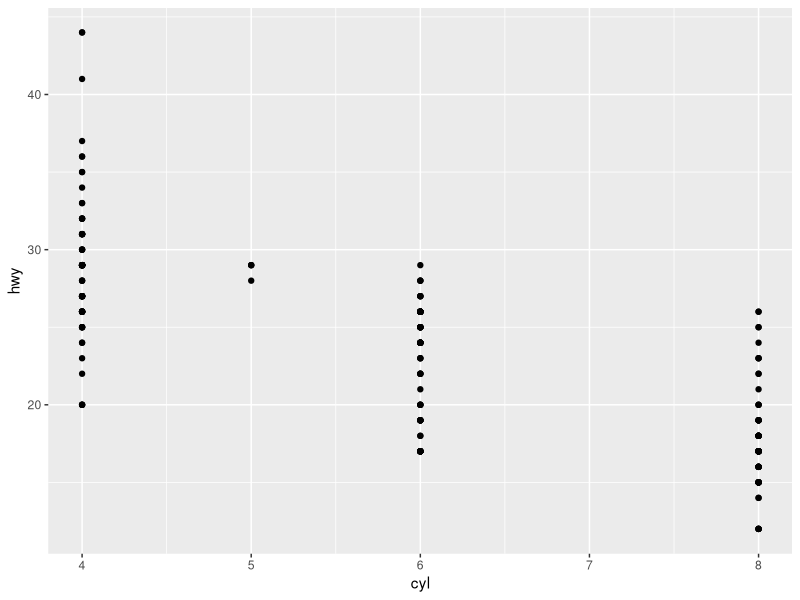
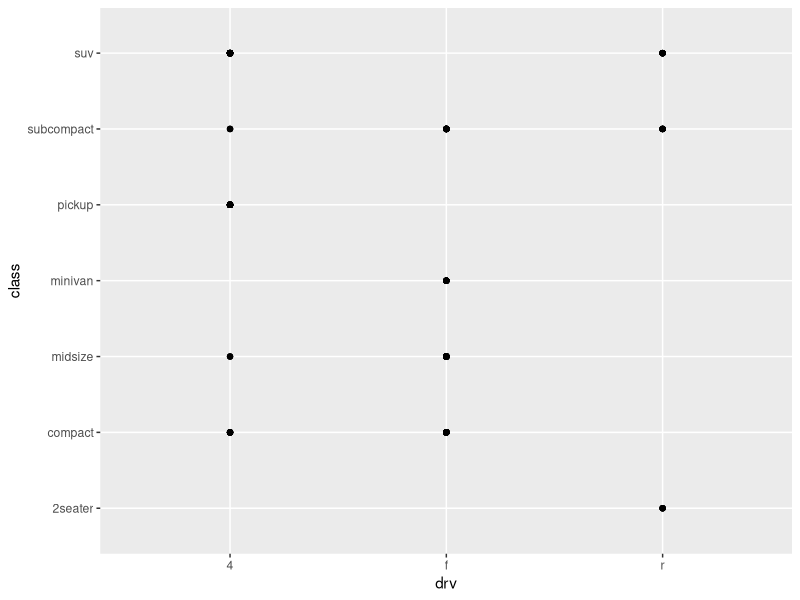
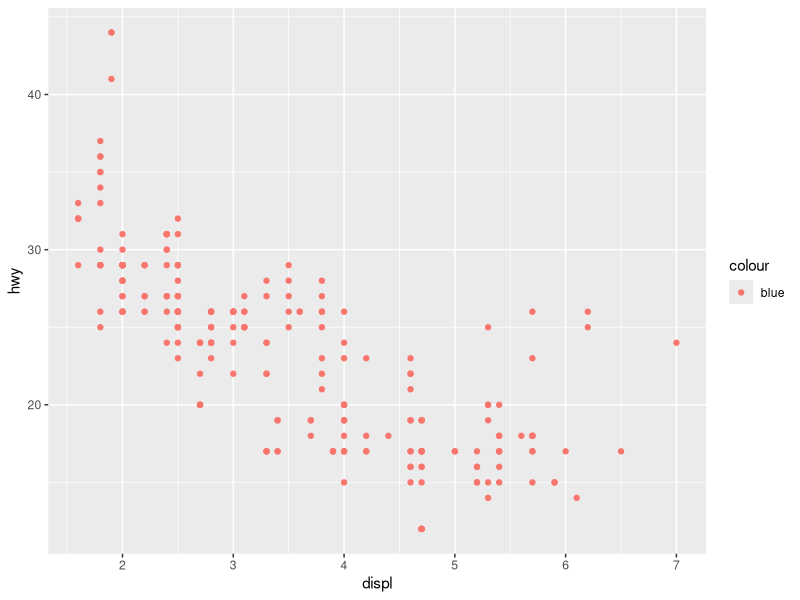
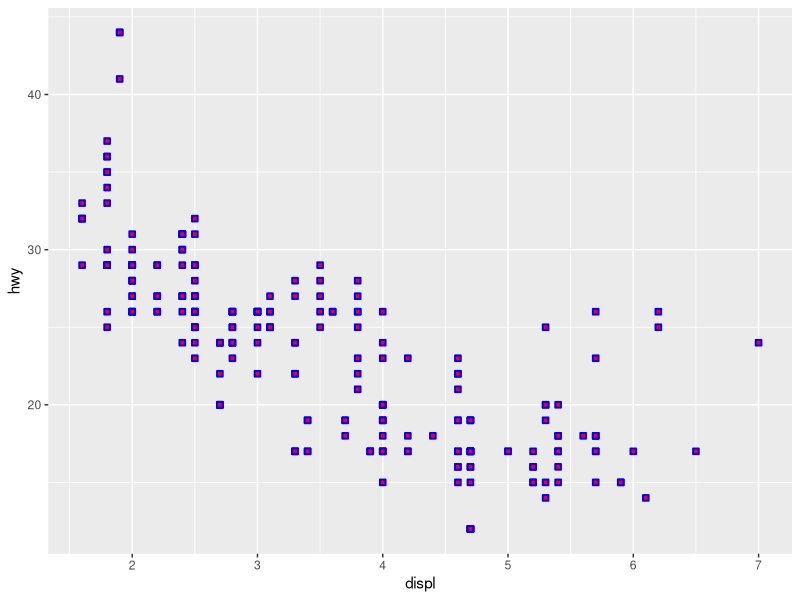
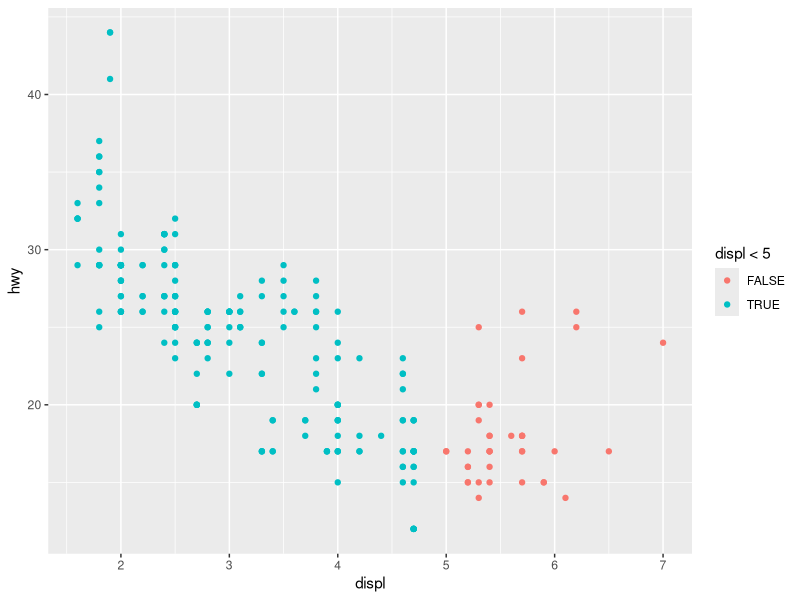
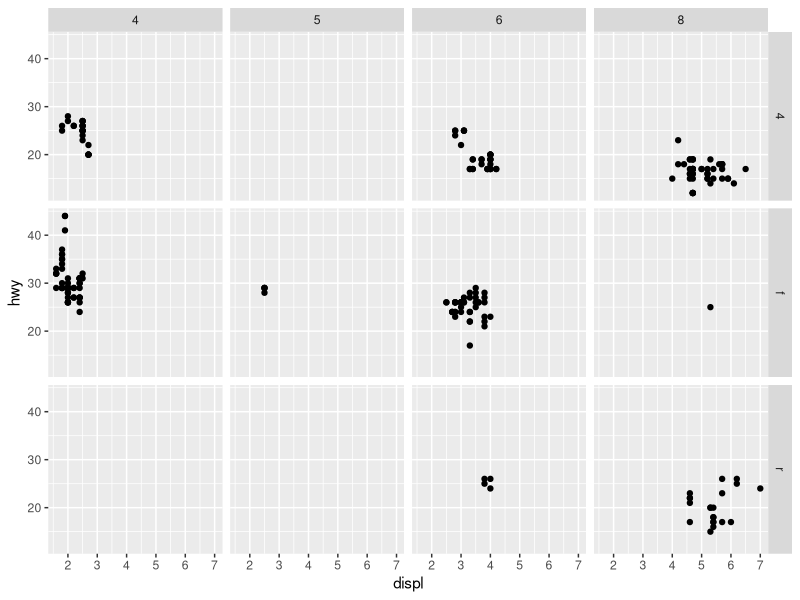
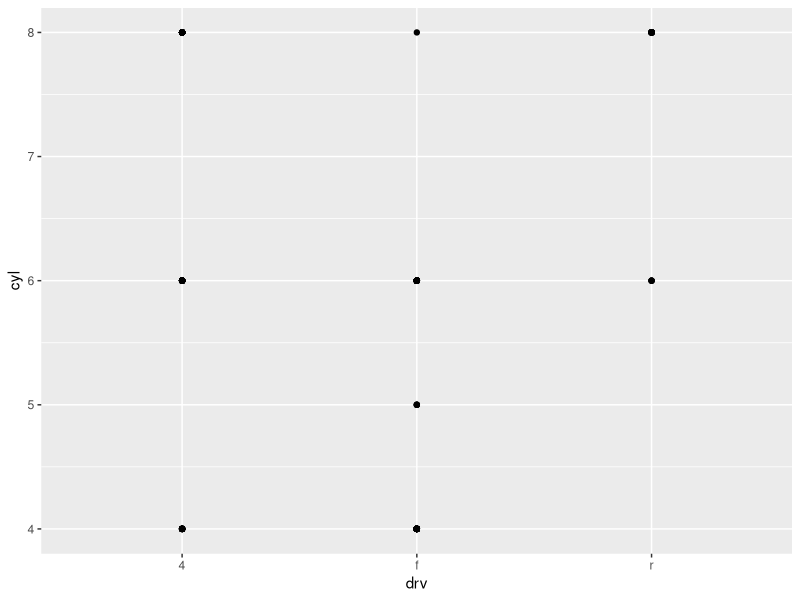
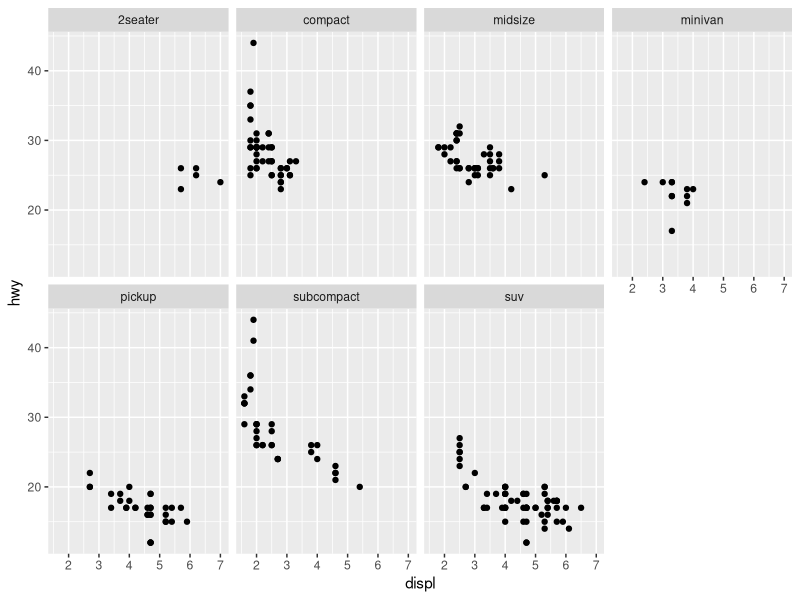

Here is the R script that generated these plots, in order:
## ---- chunk 1
#| label: load-pkgs
# Loading package(s)
library(tidyverse)
## ---- chunk 2
#| label: hwy_vs_cyl
ggplot(data = mpg, aes(x = cyl, y = hwy)) +
  geom_point()
## ---- chunk 3
#|: class vs drv
ggplot(data = mpg, aes(x = drv, y = class)) +
  geom_point()
## ---- chunk 4
#| label: ex-4

ggplot(data = mpg) + 
  geom_point(aes(x = displ, y = hwy, color = "blue"))
## ---- chunk 5
ggplot(data = mpg) + 
  geom_point(mapping = aes(x = displ, y = hwy), shape = 22, fill = "red", color = "blue", stroke = 1)
## ---- chunk 6
ggplot(data = mpg, aes(colour = displ < 5, x = displ, y = hwy)) + 
  geom_point()
## ---- chunk 7
#| label: ex-7-plot-1

ggplot(data = mpg) + 
  geom_point(mapping = aes(x = displ, y = hwy)) + 
  facet_grid(drv ~ cyl)
## ---- chunk 8
#| label: ex-7-plot-2

ggplot(data = mpg) + 
  geom_point(mapping = aes(x = drv, y = cyl))
## ---- chunk 9
#| label: ex-8

ggplot(data = mpg) + 
  geom_point(mapping = aes(x = displ, y = hwy)) + 
  facet_wrap(~ class, nrow = 2)
## ---- chunk 10
#| label: ex-13

# Graph 1
ggplot(data = mpg, mapping = aes(x = displ, y = hwy)) + 
  geom_point() + 
  geom_smooth()

# Graph 2
ggplot() + 
  geom_point(data = mpg, mapping = aes(x = displ, y = hwy)) + 
  geom_smooth(data = mpg, mapping = aes(x = displ, y = hwy))
## ---- chunk 11
#| label: ex-15

ggplot(data = diamonds) + 
  geom_pointrange(
    mapping = aes(x = cut, y = depth),
    fun.min = min,
    fun.max = max,
    fun = median,
    stat = "summary"
  )
## ---- chunk 12
#| label: ex-17

ggplot(data = mpg, mapping = aes(x = cty, y = hwy)) + 
  geom_point()
## ---- chunk 13
ggplot(data = mpg, mapping = aes(x = cty, y = hwy)) + 
  geom_point() +
  geom_jitter()
## ---- chunk 14
ggplot(data = mpg, aes(x = cty, y = hwy, group = class)) +
  geom_boxplot ()
## ---- chunk 15
#| label: ex-20

ggplot(data = mpg, mapping = aes(x = cty, y = hwy)) +
  geom_point() + 
  geom_abline() +
  coord_fixed()
